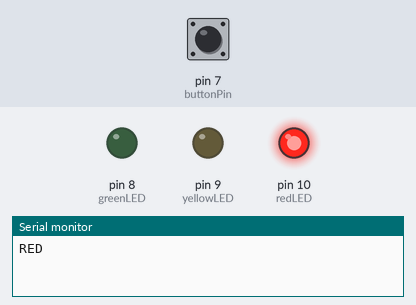
Simulated run of this sketch. Board: Arduino Uno, built with avr-gcc and run on an emulated ATmega328P. Parts: output pins drawn as LEDs (lit = HIGH), the last lines printed to the serial monitor. Inputs (shaded band) come from the test bench; at power-on: pin 7 (buttonPin) HIGH.

Above: at 1.2 s.
1.3 s: pin 7 (buttonPin) pulled LOW for 0.15 s
At 10.0 s:
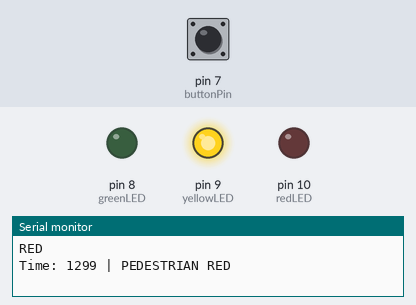
Timing chart, 0 to 10.8 s (numbered marks = the images above; inputs shaded):
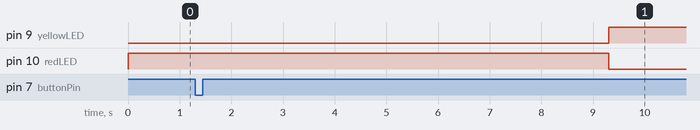

The sketch:

trafficlight.ino
```cpp
/*
  Author: Tanvi Kohli
  Date: 2026-06-27
  Description: push button controlled traffic light system
*/
const int redLED = 10;
const int yellowLED = 9;
const int greenLED = 8;
const int buttonPin = 7;

const unsigned long RED_TIME = 5000;
const unsigned long YELLOW_TIME = 2000;
const unsigned long GREEN_TIME = 4000;
const unsigned long PEDESTRIAN_TIME = 8000;

enum State {RED, YELLOW, GREEN};
State currentState = RED;

unsigned long previousMillis = 0;
bool pedestrianRequest = false;

void setup() {
  pinMode(redLED, OUTPUT);
  pinMode(yellowLED, OUTPUT);
  pinMode(greenLED, OUTPUT);
  pinMode(buttonPin, INPUT_PULLUP);

  Serial.begin(9600);

  digitalWrite(redLED, HIGH);
  previousMillis = millis();
  Serial.println("RED");
}

void loop() {
  unsigned long currentMillis = millis();

  if (digitalRead(buttonPin) == LOW) {
    pedestrianRequest = true;
  }

  if (pedestrianRequest) {
    digitalWrite(redLED, HIGH);
    digitalWrite(yellowLED, LOW);
    digitalWrite(greenLED, LOW);

    Serial.print("Time: ");
    Serial.print(millis());
    Serial.println(" | PEDESTRIAN RED");

    delay(8000);
    pedestrianRequest = false;

    currentState = GREEN;
    previousMillis = millis();
  }

switch (currentState) {

  case RED:
    digitalWrite(redLED, HIGH);
    digitalWrite(yellowLED, LOW);
    digitalWrite(greenLED, LOW);

    if (currentMillis - previousMillis >= RED_TIME) {
      currentState = YELLOW;   // FIX: go to YELLOW next
      previousMillis = currentMillis;
    }
    break;

  case YELLOW:
    digitalWrite(redLED, LOW);
    digitalWrite(yellowLED, HIGH);
    digitalWrite(greenLED, LOW);

    if (currentMillis - previousMillis >= YELLOW_TIME) {
      currentState = GREEN;   // then GREEN
      previousMillis = currentMillis;
    }
    break;

  case GREEN:
    digitalWrite(redLED, LOW);
    digitalWrite(yellowLED, LOW);
    digitalWrite(greenLED, HIGH);

    if (currentMillis - previousMillis >= GREEN_TIME) {
      currentState = RED;   // back to RED
      previousMillis = currentMillis;
    }
    break;
}
}
```

Measured:
- after the input at 1.3 s, pin 8 (greenLED): stays LOW (without the input it goes to HIGH after 5.7 s); pin 10 (redLED): HIGH → LOW after 8.0 s instead of 3.7 s
